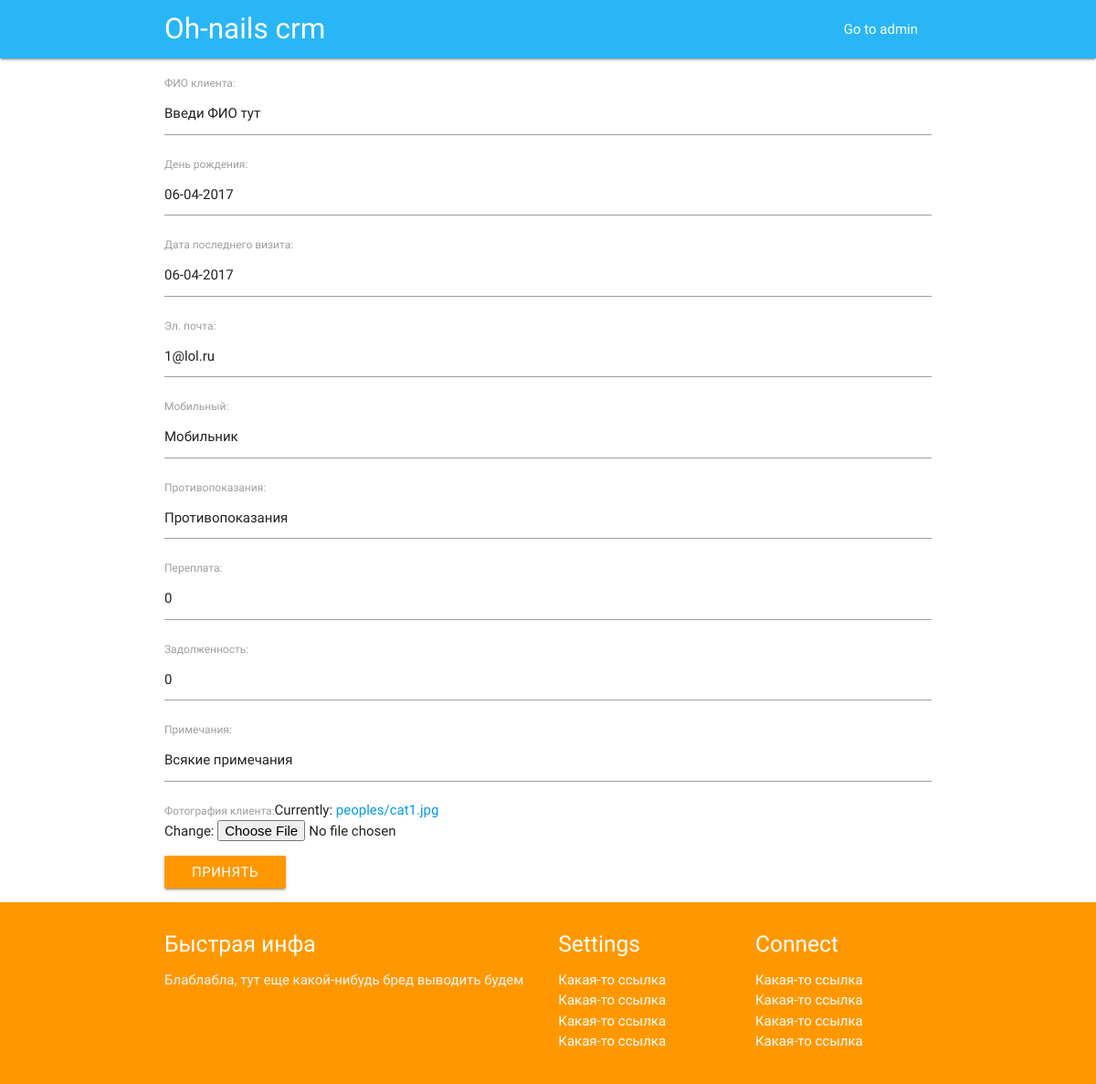
Page /client/1/edit/ (signed in) on the earlier database version.
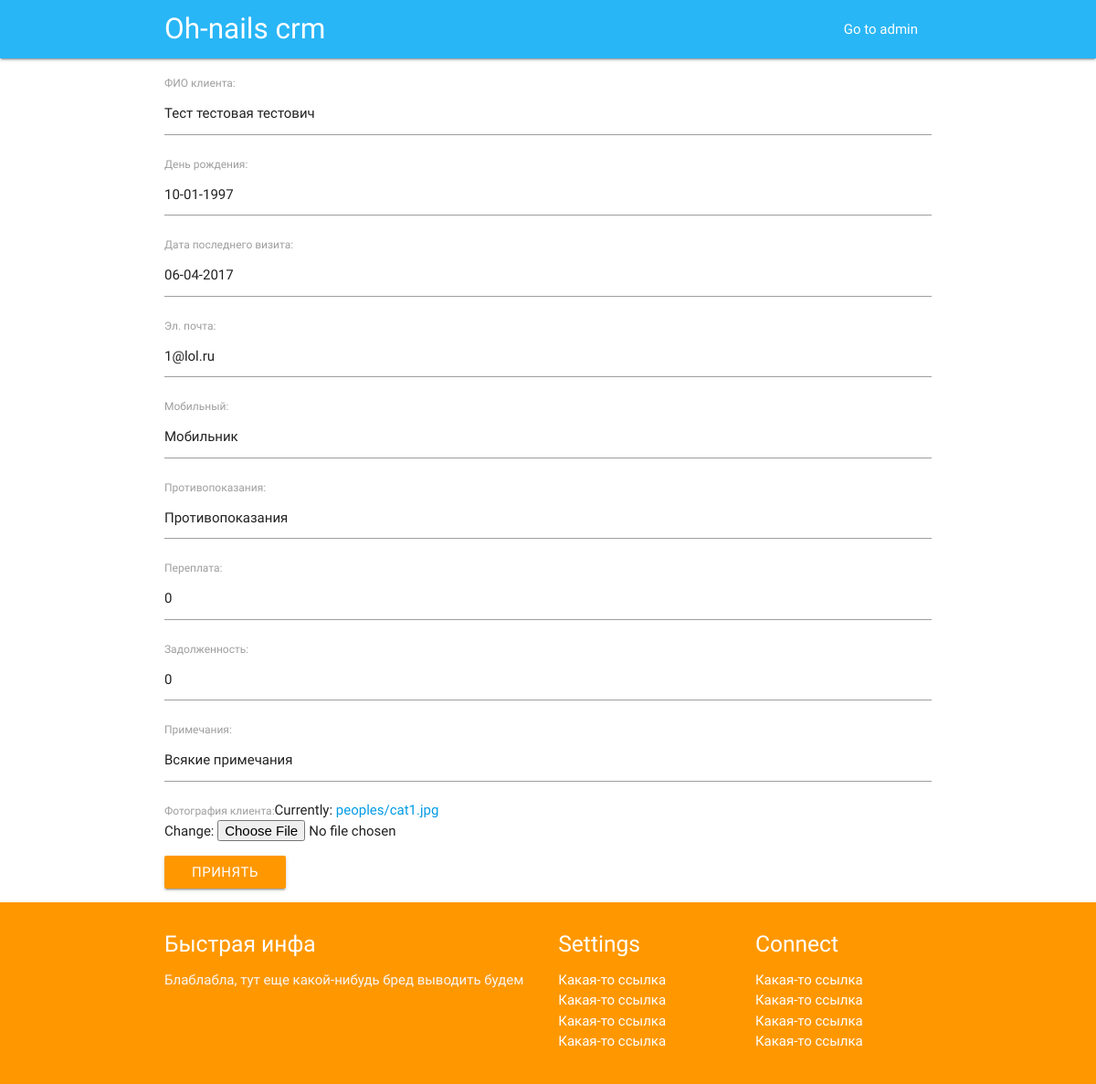
Same page on the later database version.
### core/models.py (models this page shows, shortened)
class client(models.Model):
    fio = models.CharField(max_length=300, default='Введи ФИО тут')
    birth_date = models.DateField(default=timezone.now)
    last_work = models.DateField(default=timezone.now)
    email = models.EmailField(default='Почту@тут.введи')
    mobile = models.CharField(max_length=10, default='Мобильник')
    contra = models.TextField(default='Противопоказания')
    pros = models.IntegerField(default=0)
    cons = models.IntegerField(default=0)
    additional = models.TextField(default='Всякие примечания')
    photo = models.FileField(upload_to='peoples/')

### core/views.py (the view)
# urls.py: url(r'^client/(?P<pk>[0-9]+)/edit/$', views.client_edit, name='client_edit'),
@login_required
def client_edit(request, pk):
    person = get_object_or_404(client, pk=pk)
    if request.method == "POST":
        form = DocumentForm(request.POST, request.FILES, instance=person)
        if form.is_valid():
            person = form.save(commit=False)
            person.save()
            return redirect('client_detail', pk=person.pk)
    else:
        form = DocumentForm(instance=person)
    return render(request, 'client_add.html', {'form': form})

### core/forms.py
class DocumentForm(forms.ModelForm):
    class Meta:
        model = client
        exclude = ()
    fio = forms.CharField(label='ФИО клиента')
    birth_date = forms.DateField(label='День рождения', input_formats=settings.DATE_INPUT_FORMATS)
    last_work = forms.DateField(label='Дата последнего визита', initial=timezone.now, input_formats=settings.DATE_INPUT_FORMATS)
    email = forms.EmailField(label='Эл. почта')
    mobile = forms.CharField(label='Мобильный')
    contra = forms.CharField(label='Противопоказания')
    additional = forms.CharField(label='Примечания')
    pros = forms.IntegerField(label='Переплата', initial=0)
    cons = forms.IntegerField(label='Задолженность', initial=0)
    photo = forms.FileField(label='Фотография клиента')

### core/templates/client_add.html (shortened to what this page needs)
{% extends 'base.html' %}
{% block head %}
{% load static %}
<link rel="stylesheet" href="{% static "js/locales/bootstrap-datepicker.ru.min.js" %}" />
<link rel="stylesheet" href="{% static "css/bootstrap-datetimepicker.min.css" %}" />
{% endblock %}
{% block content %}
  <div class="container">
    <div class="section">
<form method="POST" class="viewform" enctype="multipart/form-data">
{{ form }}
<button type="submit" name="_submit" class="btn">Принять</button>
</form>
    </div>
  </div>
{% endblock %}

Differences in the rows shown:
changed client "1@lol.ru": fio "Введи ФИО тут" → "Тест тестовая тестович"; birth_date "06-04-2017" → "10-01-1997"
